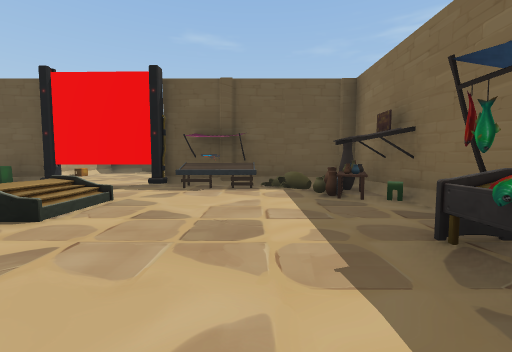
[1] (above)

12 first-person views from a walk through a 3-D level made in the Unity game engine. The camera is 1.3 m above the floor, tilts 4° down and sees 90° across. The floor is counted in squares, 2 m on a side. Each view is taken from the middle of a square. On the plan, view 1 faces up. The plan holds only what a view shows up to about 9 squares ahead; the rest is blank. The place goes on beyond the plan. The player character is not drawn. Door leaves are left out, so doorways stand open.

[2]
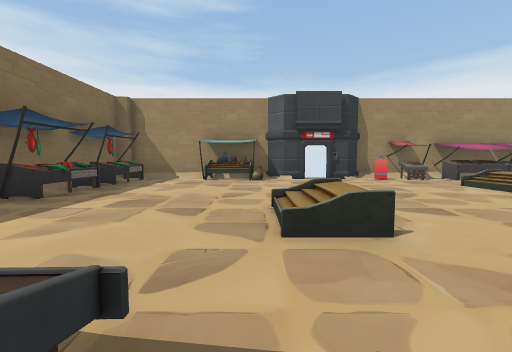

[3]
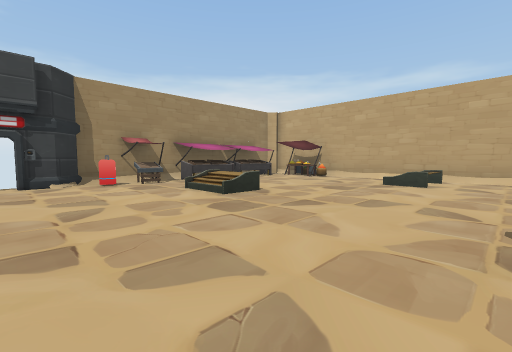

[4]
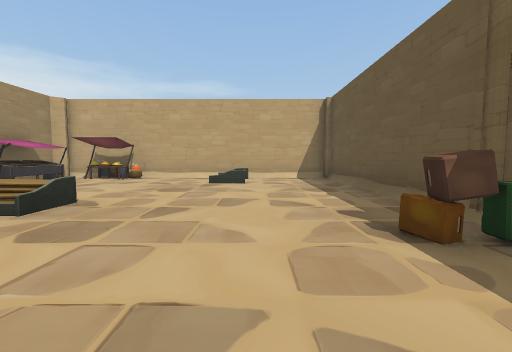

[5]
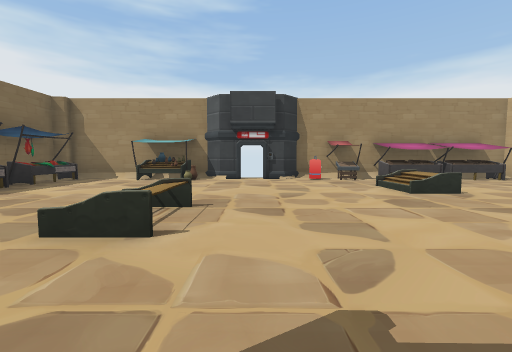

[6]
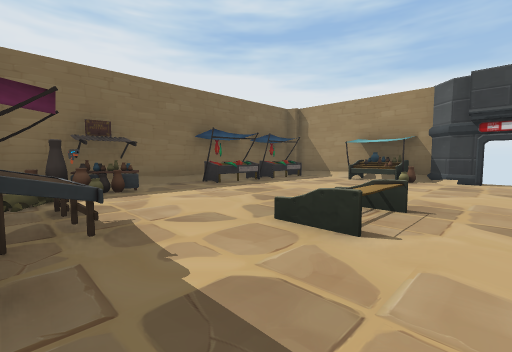

[7]
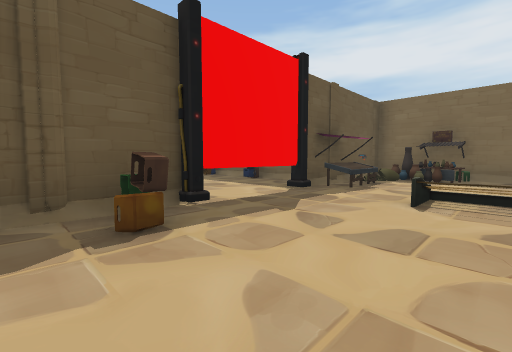

[8]
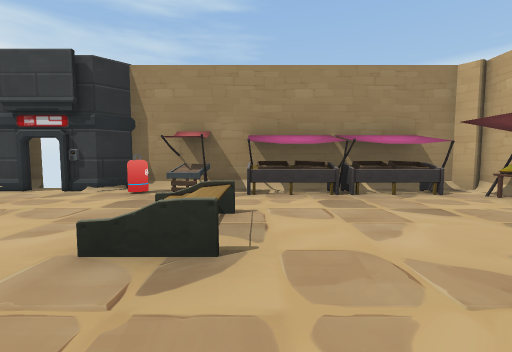

[9]
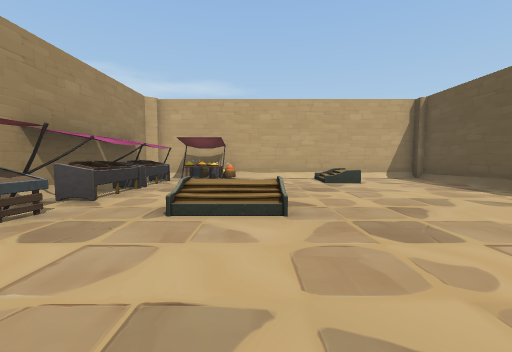

[10]
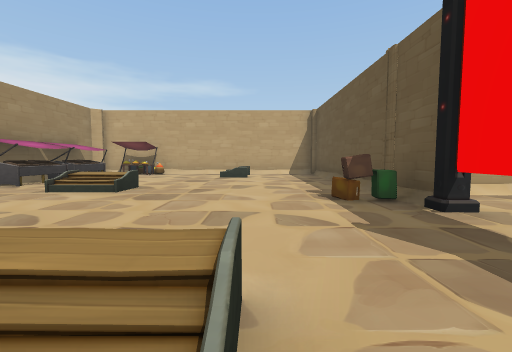

[11]
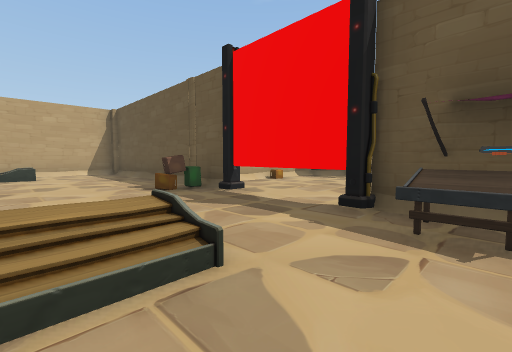

[12]
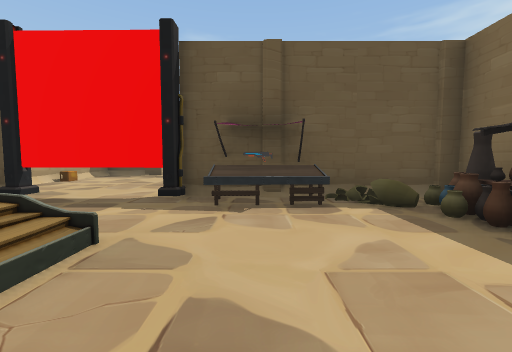

### Floor plan
Key: @ floor where view 1 was taken; # wall or solid block; . floor; / step, stairs or slope; D open door; = window, fence, low wall or low ledge; O other object.
Columns run from 13 left of view 1 to 3 right of it. Each row starts with its distance up from view 1.
  9       #     #
  8       #.....##
  7  #####O....#O####
  6 O......O..O.OOOO#
  5 #.............OO#
  4 #/O.......//...O#
  3 #=/.......//....#
  2 #..............O#
  1 #...../........O#
  0 #O....O......@..#
 -1 #O.............O#
 -2 #OOOOOOODDDOO..O#
 -3 ######### #######

Positions as (right, up) in squares from view 1, and headings:
1: (0, 0), facing up
2: (-2, 6), facing down
3: (-4, 5), facing down-left
4: (-4, 4), facing left
5: (-4, 6), facing down
6: (-4, 6), facing down-right
7: (-7, 3), facing up-right
8: (-8, 3), facing down
9: (-4, 1), facing left
10: (-2, 4), facing left
11: (-1, 3), facing up-left
12: (-1, 2), facing up
